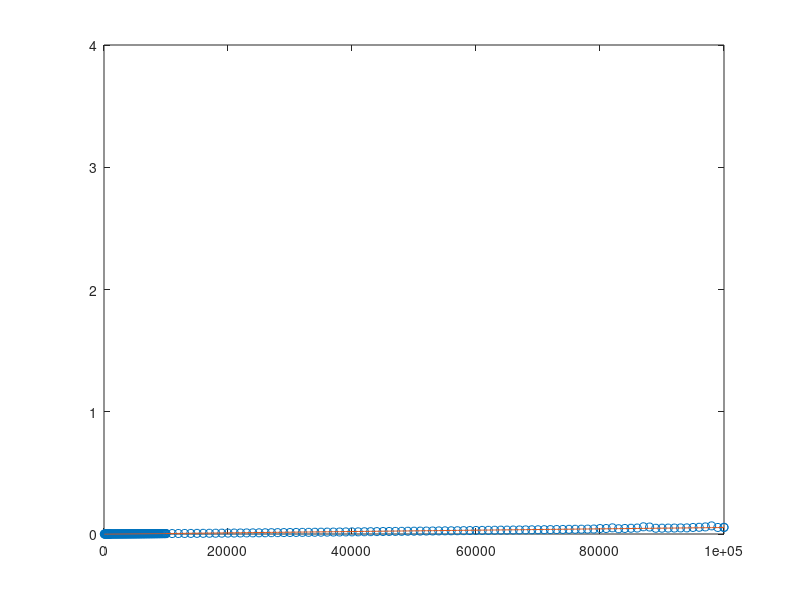

Write MATLAB code to recreate this figure. (Note: this script raises an error after producing the figure.)
addpath('../../../scripts/octave');
destdir = "../../../../latex/images";
relImgDir = "images";

b = load("ws50r0.1-1.csv");

npart = b(:,1);
nbox = b(:,2) .^ 3;
ips = b(:,3);

secPerIter = 1 ./ ips;

fit = polyfit(npart, secPerIter, 1);
plot(npart, secPerIter, "o", npart, polyval(fit, npart));
axis([0,1,0,4],'autox');

name='linearComplexity2';
ylabrule='0.3cm';
xlab='Number of particles ($n$)';
ylab='Seconds per iteration';
width='700';
height='500';
makeGraph(name,destdir,relImgDir,xlab,ylab,ylabrule,width,height);


plot(npart, nbox, "o");

name='idealNbox2';
ylabrule='0.3cm';
xlab='Number of particles ($n$)';
ylab='Ideal number of boxes';
width='700';
height='500';
makeGraph(name,destdir,relImgDir,xlab,ylab,ylabrule,width,height);


